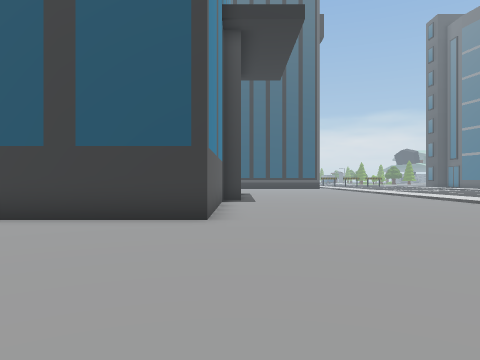
[1] (above)

24 first-person views from a walk through a Unity game level. The camera is 1.5 m above the floor, looks level and sees 70° across. The floor is counted in squares, 2 m on a side. Each view is taken from the middle of a square. On the plan, view 1 faces up. The plan holds only what a view shows up to about 11 squares ahead; the rest is blank. The place goes on beyond the plan. The player is left out. Some surface patterns are stand-ins.

[2]
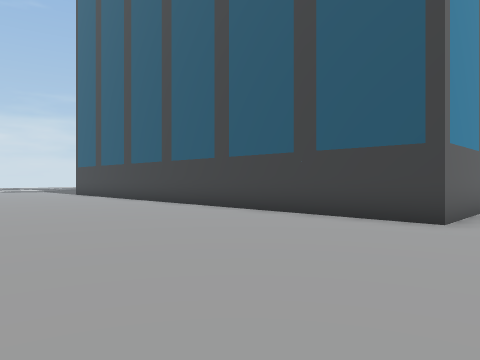

[3]
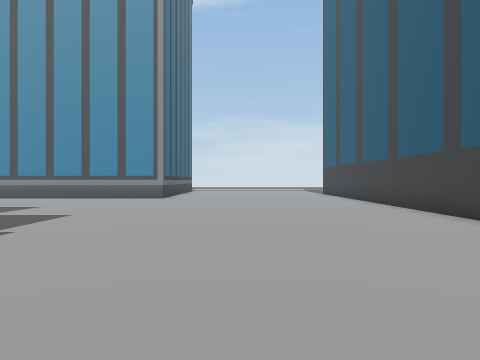

[4]
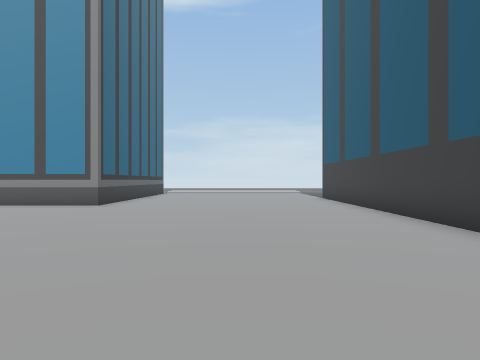

[5]
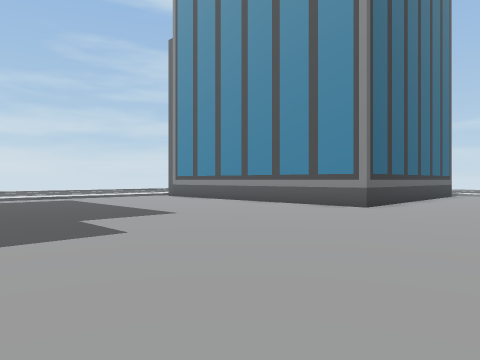

[6]
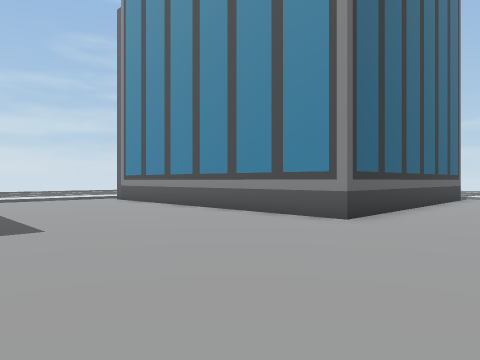

[7]
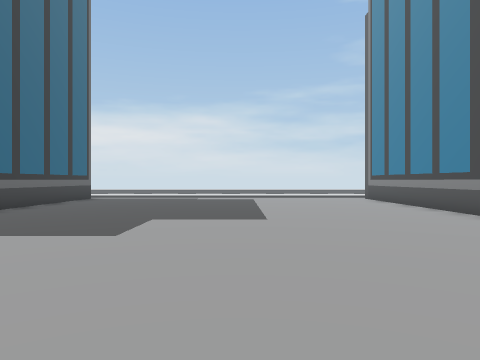

[8]
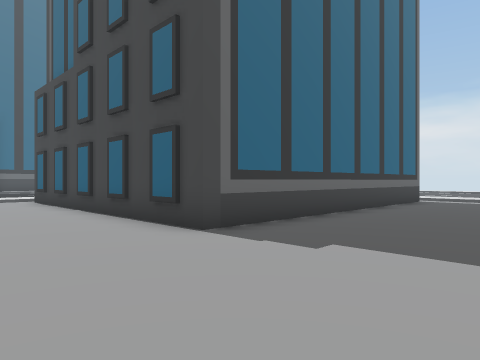

[9]
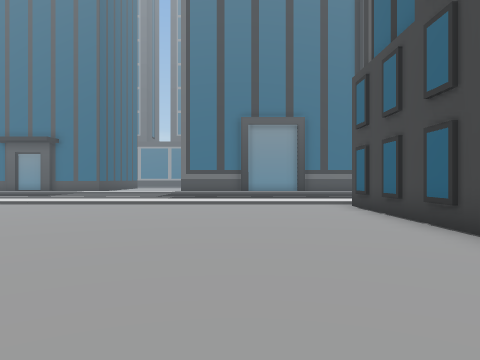

[10]
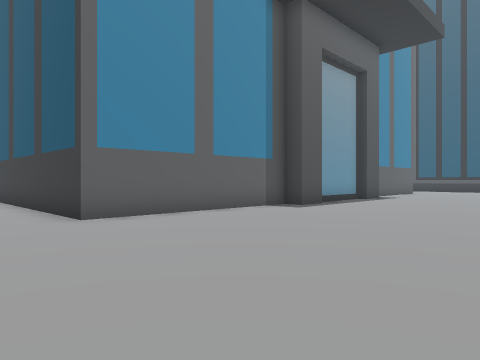

[11]
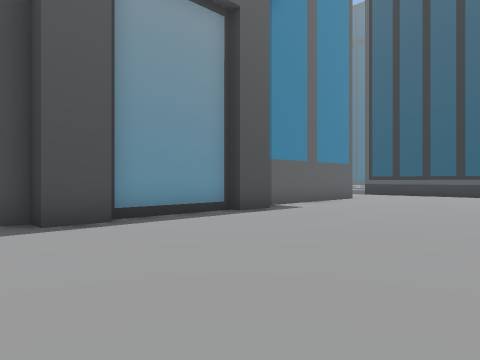

[12]
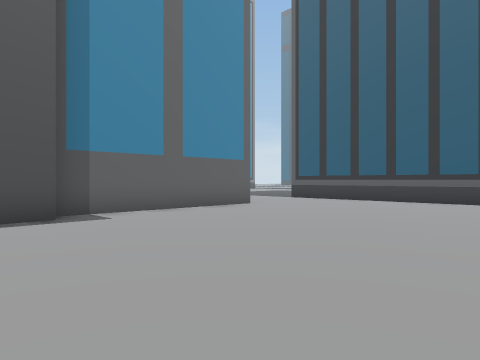

[13]
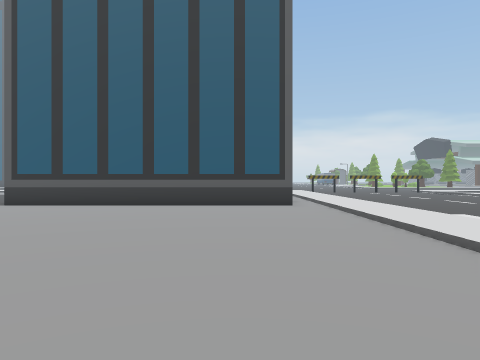

[14]
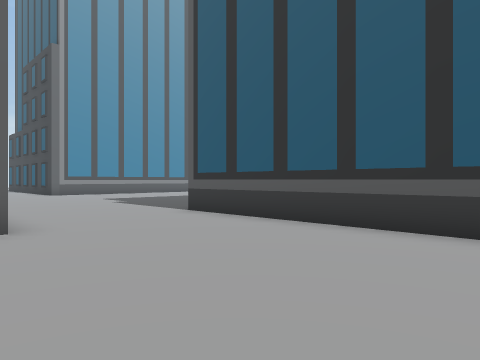

[15]
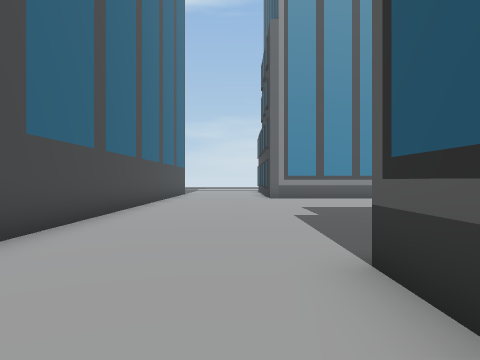

[16]
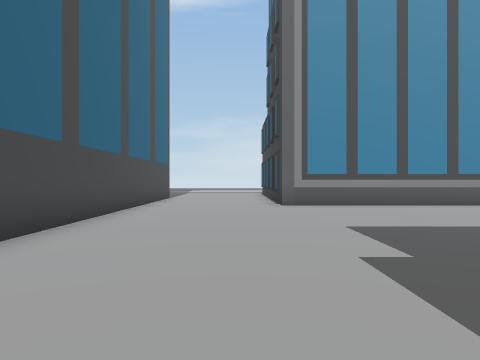

[17]
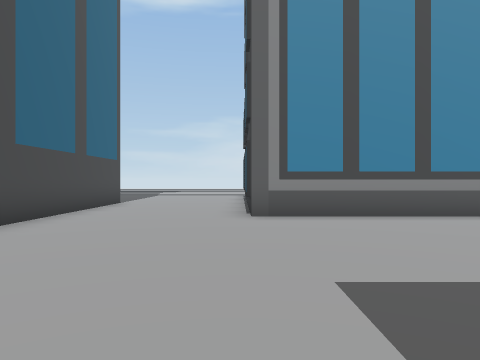

[18]
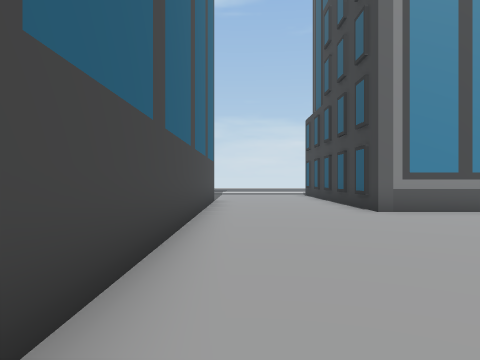

[19]
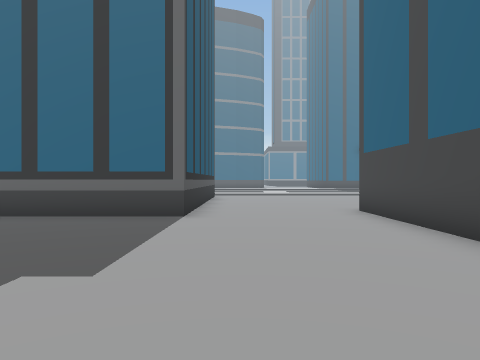

[20]
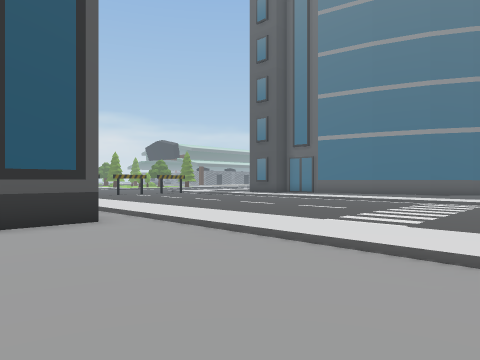

[21]
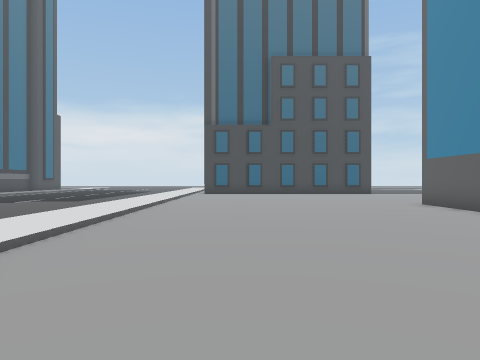

[22]
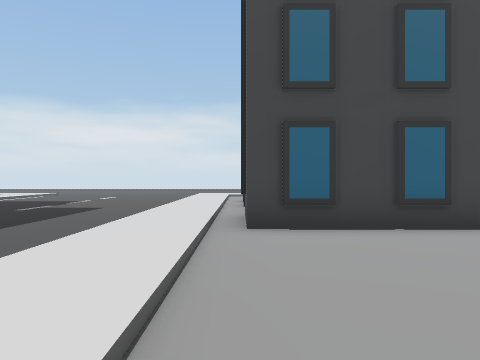

[23]
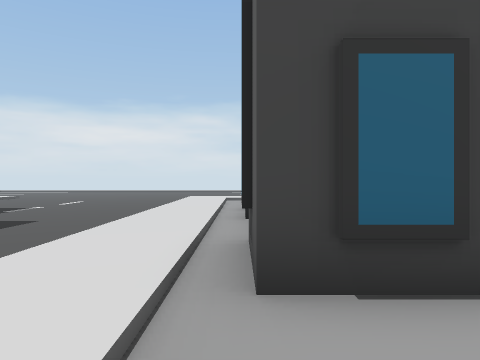

[24]
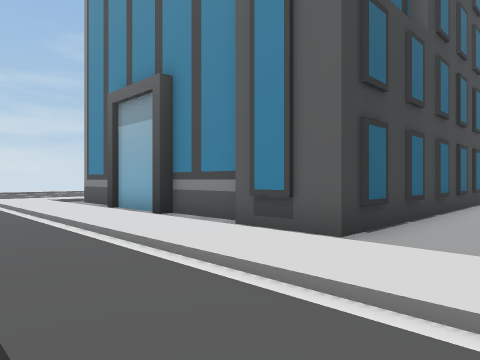

### Floor plan
Key: @ floor where view 1 was taken; # wall or solid block; . main floor; : floor 0.25 m higher than the main floor; / step, stairs or slope; O other object.
Columns run from 15 left of view 1 to 16 right of it. Each row starts with its distance up from view 1.
 31   #.....   ..#        O:/.
 30   #..........#        .:/..
 29   #..........#        .:/...
 28 #O#..........#########.:/....
 27 .......................:/.....
 26 .......................:/......
 25 .......................:/....../
 24 ###############........:/....../
 23               #........:/...
 22               #........:
 21               #........
 20               #........
 19               #........
 18               ##.......
 17               ##......
 16               #........
 15               #........
 14               #........
 13               ##.......:
 12               #........:/
 11               #........:/
 10               #........:/.
  9               #........:/..
  8               #........:/..
  7  ##############........:/...
  6  ......................:/...
  5  ......................:
  4  ......................:
  3  ......................:
  2  ......................:/
  1 .......................:/ .
  0 ...............@.......:/.
 -1 OO#..........#########.:/..
 -2   O..........#        O:/..
 -3   O..........#       ##:/...
 -4   O..........#       #.:/....
 -5   O..........#       #.:/....
 -6   O..........#       #.:/.....
 -7   O..........#        .:/.....
 -8   O..........#        .:/....
 -9     ... .. ..#       #.:/....

Where each view was taken, in squares from view 1:
view 1: 0 up, 0 right, facing up
view 2: 0 up, 1 right, facing up-left
view 3: 2 up, 1 right, facing left
view 4: 3 up, 3 left, facing left
view 5: 3 up, 4 left, facing down-left
view 6: 2 up, 7 left, facing down-left
view 7: 3 up, 8 left, facing down
view 8: 2 up, 6 left, facing down-right
view 9: 2 up, 3 left, facing right
view 10: 4 up, 6 right, facing up-left
view 11: 11 up, 6 right, facing up-left
view 12: 16 up, 7 right, facing up-left
view 13: 18 up, 5 right, facing up
view 14: 23 up, 5 right, facing up-left
view 15: 27 up, 1 right, facing left
view 16: 27 up, 3 left, facing left
view 17: 28 up, 6 left, facing left
view 18: 25 up, 5 left, facing left
view 19: 27 up, 9 left, facing right
view 20: 22 up, 4 right, facing up-right
view 21: 17 up, 5 right, facing down
view 22: 4 up, 7 right, facing down
view 23: 1 up, 7 right, facing down
view 24: 1 up, 11 right, facing down-left
